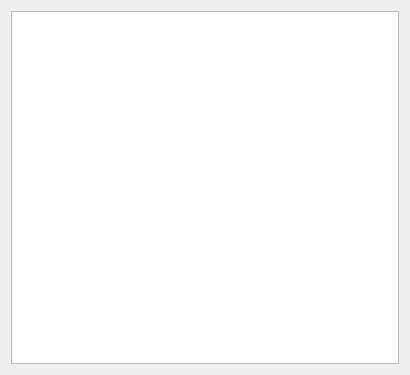
<?xml version="1.0" encoding="UTF-8"?>
<ui version="4.0">
 <class>LocalsView</class>
 <widget class="QWidget" name="LocalsView">
  <property name="geometry">
   <rect>
    <x>0</x>
    <y>0</y>
    <width>410</width>
    <height>375</height>
   </rect>
  </property>
  <property name="windowTitle">
   <string>Preferences</string>
  </property>
  <layout class="QHBoxLayout" name="horizontalLayout">
   <item>
    <layout class="QVBoxLayout" name="verticalLayout">
     <item>
      <widget class="QTreeView" name="locals"/>
     </item>
    </layout>
   </item>
  </layout>
 </widget>
 <resources/>
 <connections/>
</ui>
